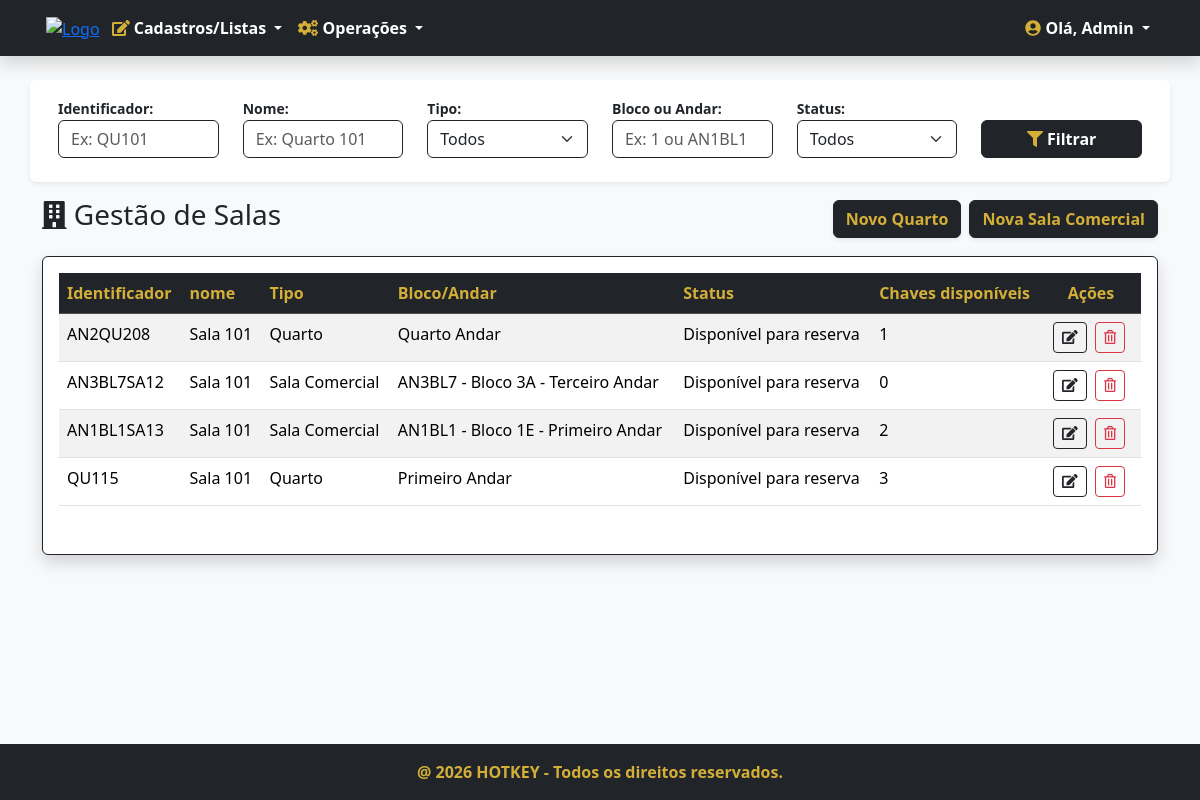
/salas/ (signed in), run on an earlier commit of the app's database.
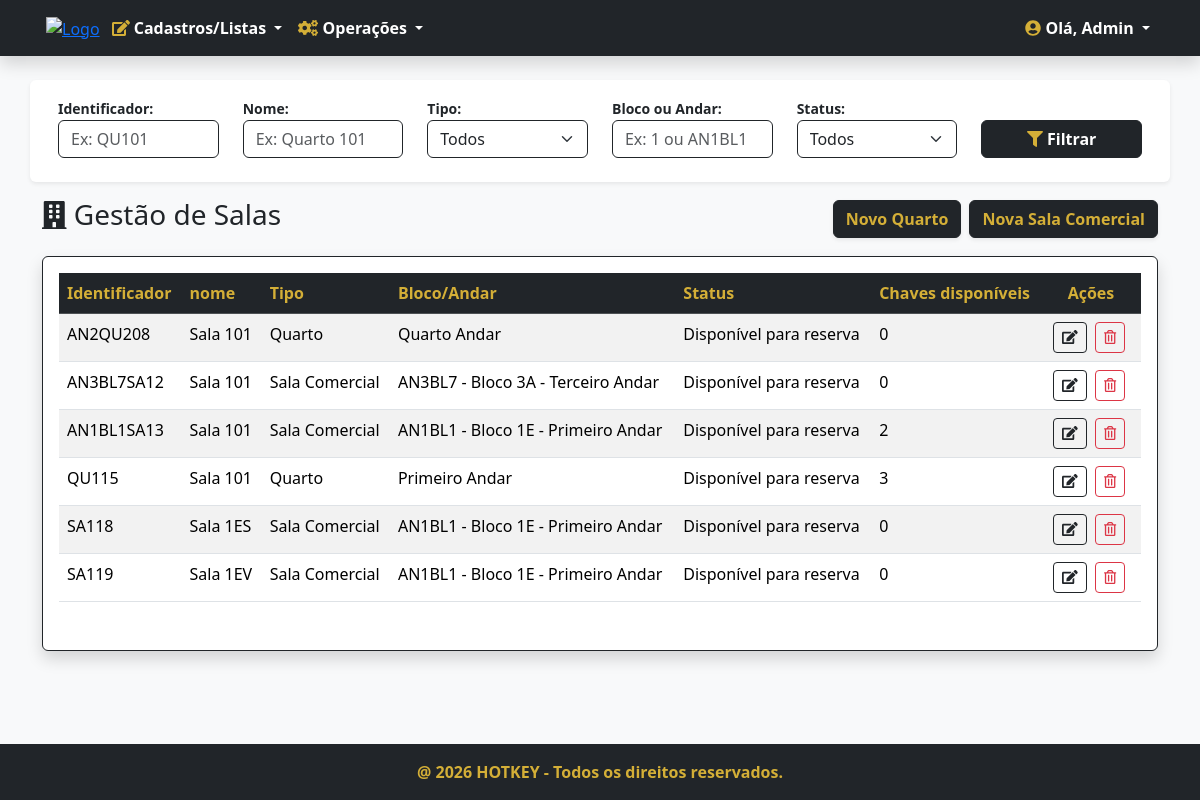
And on a later commit of the database.
### salas/models.py (models this page shows, shortened)
class Sala(models.Model):
    TIPO_CHOICES = [
        ('QUARTO', 'Quarto'),
        ('SALA COMERCIAL','Sala Comercial')
    ]
    STATUS_CHOICES = [
        ('DISPONÍVEL','Disponível para reserva'),
        ('RESERVADA','Reservada')
    ]
    ANDAR_CHOICES = [
        ('1', 'Primeiro Andar'),
        ('2', 'Segundo Andar'),
        ('3', 'Terceiro Andar'),
        ('4', 'Quarto Andar'),
        ('5', 'Quinto Andar'),
        ('6', 'Sexto Andar'),
        ('7', 'Setimo Andar'),
        ('8', 'Oitavo Andar'),
    ]
    codigo = models.CharField('Codigo', max_length=100,help_text='Identificador da sala')
    nome = models.CharField('Nome', max_length=100,help_text='Nome da sala')
    tipo = models.CharField('Tipo', max_length=50, choices=TIPO_CHOICES, default='QUARTO')
    status = models.CharField('Status',max_length=50,choices=STATUS_CHOICES,help_text='Status da sala',default='DISPONÍVEL')
    andar = models.CharField('Andar',max_length=50,choices=ANDAR_CHOICES,null=True, blank=True)
    bloco = models.ForeignKey('blocos.Bloco', on_delete=models.PROTECT, null=True, blank=True)
    class Meta:
        verbose_name = 'Sala'
        verbose_name_plural = 'Salas'
    def chaves_disponiveis(self):
        return self.chave_set.filter(status='DISPONÍVEL').count()

### blocos/models.py (models this page shows)
class Bloco(models.Model):
    ANDAR_CHOICES = [
        ('1', 'Primeiro Andar'),
        ('2', 'Segundo Andar'),
        ('3', 'Terceiro Andar'),
        ('4', 'Quarto Andar'),
        ('5', 'Quinto Andar'),
        ('6', 'Sexto Andar'),
        ('7', 'Setimo Andar'),
        ('8', 'Oitavo Andar'),
    ]
    codigo = models.CharField('Codigo',max_length=100, unique=True, help_text='Identificador do bloco')
    nome = models.CharField('Nome',max_length=100, help_text='Nome do bloco')
    andar = models.CharField('Andar',max_length=100, choices=ANDAR_CHOICES, help_text='Andar do bloco',default='1')
    quantidade = models.IntegerField('Quantidade',validators=[MinValueValidator(0), MaxValueValidator(15)],help_text='Quantidade de salas do bloco(Máx: 15)')
    class Meta:
        verbose_name = 'Bloco'
        verbose_name_plural = 'Blocos'
    def __str__(self):
        return f"{self.codigo} - {self.nome} - {self.get_andar_display()}"

### salas/views.py (the view)
# urls.py: path('', SalaListView.as_view(), name='salas'),
class SalaListView(PermissionRequiredMixin,ListView):
    permission_required = 'salas.view_sala'
    permission_denied = 'Visualizar sala'
    model = Sala
    template_name = 'salas.html'
    def get_queryset(self):
        qs = super(SalaListView, self).get_queryset()
        codigo = self.request.GET.get('codigo')
        tipo = self.request.GET.get('tipo')
        localizacao = self.request.GET.get('localizacao')
        status = self.request.GET.get('status')
        nome = self.request.GET.get('nome')
        if codigo:
            qs = qs.filter(codigo__icontains=codigo)
        if nome:
            qs = qs.filter(nome__icontains=nome)
        if tipo:
            qs = qs.filter(tipo=tipo)
        if status:
            qs = qs.filter(status=status)
        if localizacao:
            qs = qs.filter(
                Q(bloco__codigo__icontains=localizacao) |
                Q(andar__icontains=localizacao)
            )
        if qs.count() > 0:
            paginator = Paginator(qs, 10)
            listagem = paginator.get_page(self.request.GET.get('page'))
            return listagem
        else:
            return messages.info(self.request, 'Não existem salas cadastradas!')

### salas/templates/salas.html (shortened to what the changed rows need)
{% extends 'index.html' %}
{% load django_bootstrap5 %}
{% block content %}
<section class="section mt-4">
    <div class="container">
        {% if object_list %}
        <div class="card shadow border-dark">
            <div class="card-body">
                <div class="table-responsive">
                    <table class="table table-hover table-striped">
                        <thead class="table-dark">
                            <tr>
                                <th class="text-gold">Identificador</th>
                                <th class="text-gold">nome</th>
                                <th class="text-gold">Tipo</th>
                                <th class="text-gold">Bloco/Andar</th>
                                <th class="text-gold">Status</th>
                                <th class="text-gold">Chaves disponíveis</th>
                                <th style="width: 100px; text-align: center" class="text-gold">Ações</th>
                            </tr>
                        </thead>
                        <tbody>
                            {% for sala in object_list %}
                            <tr>
                                <td>{{ sala.codigo }}</td>
                                <td>{{ sala.nome }}</td>
                                <td>{{ sala.get_tipo_display }}</td>
                                <td>
                                    {% if sala.tipo == 'QUARTO' %}
                                        {{sala.get_andar_display}}
                                    {% else %}
                                        {{sala.bloco}}
                                    {% endif %}
                                </td>
                                <td>{{ sala.get_status_display }}</td>
                                <td>{{ sala.chaves_disponiveis }}</td>
                                <td style="text-align: center">
                                {% if sala.tipo == 'QUARTO' %}
                                    <a href="{% url 'quarto_editar' sala.pk %}" class="btn btn-sm btn-outline-dark me-1" title="Editar">
                                        <i class="fas fa-edit"></i>
                                    </a>
                                {% else %}
                                    <a href="{% url 'sala_comercial_editar' sala.pk %}" class="btn btn-sm btn-outline-dark me-1" title="Editar">
                                        <i class="fas fa-edit"></i>
                                    </a>
                                {% endif %}
                                    <a href="{% url 'sala_apagar' sala.pk %}" class="btn btn-sm btn-outline-danger me-1" title="Excluir">
                                        <i class="far fa-trash-alt"></i>
                                    </a>
                                </td>
                            </tr>
                            {% endfor %}
                        </tbody>
                    </table>
                </div>
            </div>
        </div>
        {% else %}
        <div class="alert alert-warning border-dark text-dark mt-4">
            <h5 class="m-0"><i class="fas fa-exclamation-triangle text-gold"></i> Não existem salas cadastradas!</h5>
        </div>
        {% endif %}
    </div>
</section>
{% endblock %}

What changed in the data, as far as the page shows it:
computed for Sala "AN2QU208": chaves_disponiveis "1" → "0"
added Sala: codigo "SA118", nome "Sala 1ES", tipo "Sala Comercial", bloco "AN1BL1 - Bloco 1E - Primeiro Andar", status "Disponível para reserva", chaves_disponiveis "0"
added Sala: codigo "SA119", nome "Sala 1EV", tipo "Sala Comercial", bloco "AN1BL1 - Bloco 1E - Primeiro Andar", status "Disponível para reserva", chaves_disponiveis "0"
